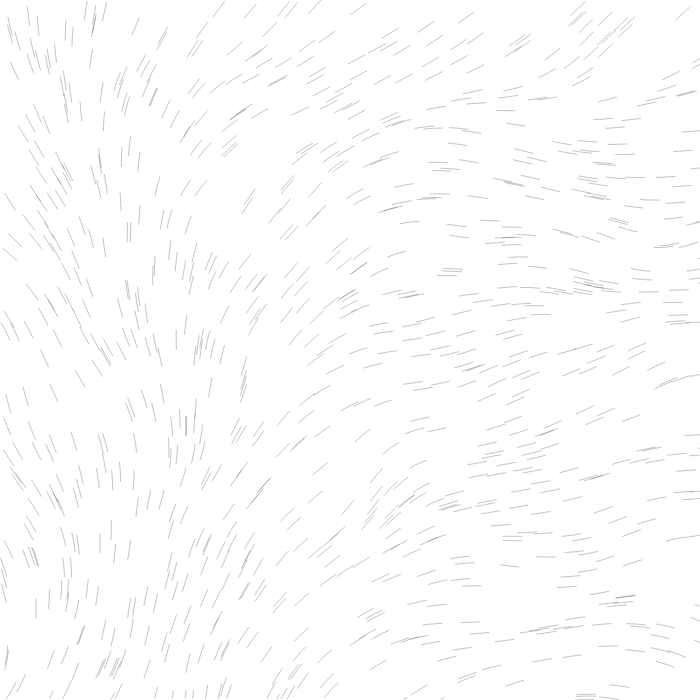
Frame 1 (no input)
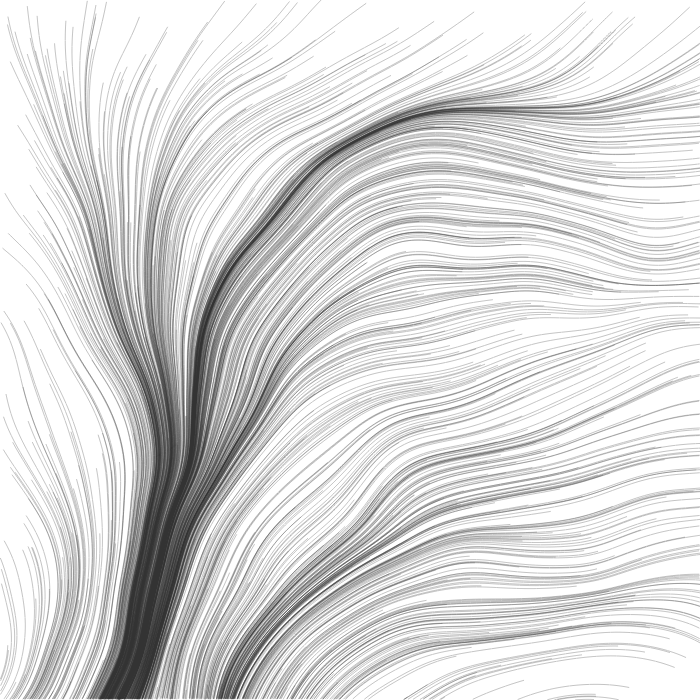
Frame 60 (no input)
Frame 120 (the mouse pressed at the canvas centre since frame 60): identical to frame 60, image omitted

The p5.js sketch that drew these frames (run headless with seeded random() and noise() and a simulated clock; from frame 60 on, the mouse is pressed at the canvas centre):

// p5.js sketch
// ── sketch.js
let yOffset = 0;

setup = () => {
  createCanvas(700, 700);
  background("#fff");
  // Initialise an empty set of points
  points = [];

  // Loop over and create x,y random vector
  for (let i = 0; i < 1000; i++) {
    newVector = createVector(random(width + 100), random(height));
    // Push the values of new vector object to the points array
    points.push(newVector);
  }
};

draw = () => {
  // Loop over the points array
  for (let i = 0; i < points.length; i++) {

    noFill();
    noiseSeed(2);
    let vectorObject = points[i];
    let alpha = map(i, 0, 200, 0, 250);
    let colorsArray = [
      [69, 33, 124, alpha],
      [7, 153, 242, alpha],
      [255, 255, 255, alpha]
    ];

    let randomColor = color(random(255), random(255), random(255), alpha)
    stroke("#333");
    strokeWeight(0.3);

    // begin shape for vertex/curveVertex
    beginShape();
    for (let j = 0; j < 20 ; j++) {
      let noiseValue = map(
        noise(vectorObject.x / 500, vectorObject.y / 500),
        0,
        1,
        0,
        2 * PI
      );
      let x1 = vectorObject.x;
      let y1 = vectorObject.y;
      let x2 = x1 + cos(noiseValue);
      let y2 = y1 + sin(noiseValue);

      if (
        min(x1, x2) > 0 &&
        max(y1, y2) < height &&
        min(y1, y2) > 0 &&
        max(x1, x2) < width
      ) {
        vertex(x1, y1);
      } else {
        endShape(OPEN);
        beginShape();
      }
      vectorObject.x = x2;
      vectorObject.y = y2;
    }
    endShape(OPEN);
  }
};
